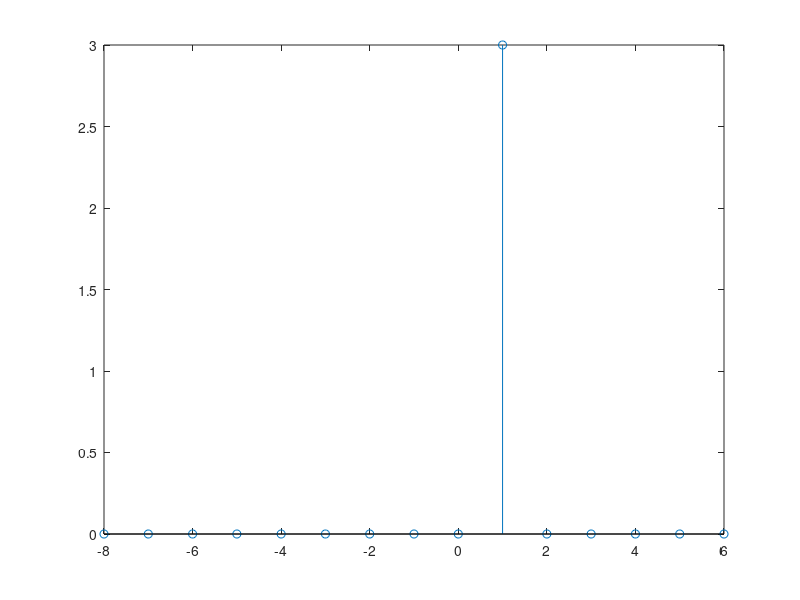

The MATLAB script that drew this image:
a=[-8 -7 -6 -5 -4 -3 -2 -1 0 1 2 3 4 5 6 ];
b=3*a;
b2=a(1):a(end);
c=floor(b);
b3=zeros(1,length(a));
num=length(a);
global cc;
 for i=1:length(a)
    if c(i)==b(i)
     b2(i)=c(i);
    else
     b2(i)=0;
    end
 end
num2=length(find(b2<0));
num3=length(find(b2>0));
for i2=1:length(a)
    if a(i2)==0
        cc=i2;
        b3(i2)=0;
        vi=[linspace(i2,i2,abs(i2-1-num2)) find(b2<0)]; 
        vd=[find(b2>0) linspace(i2,i2, num-i2-num3)];
    else 
    end 
end 
for i3=cc+1:num
    w=i3-cc;
         b3(i3)=b2(vd(w));
        
          
end 
for i4=1:cc-1
    b3(i4)=b2(vi(i4));
end
y=@(t) 3*t.*((3*t>=0)&(3*t<=3))+(-3*t+6).*((3*t>3)&(3*t<=6));
y(a);
stem(a,y(a));